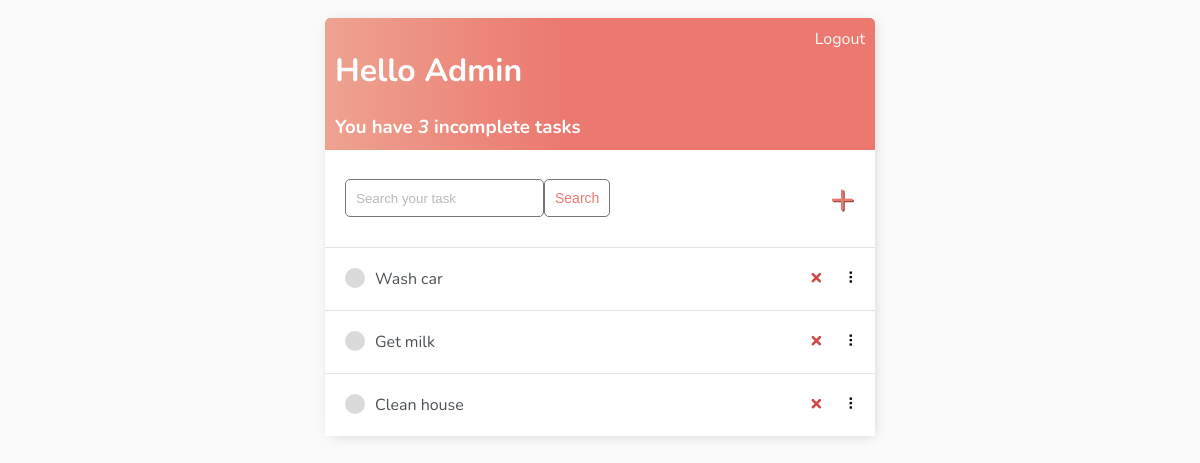
Page / (signed in) on the earlier database version.
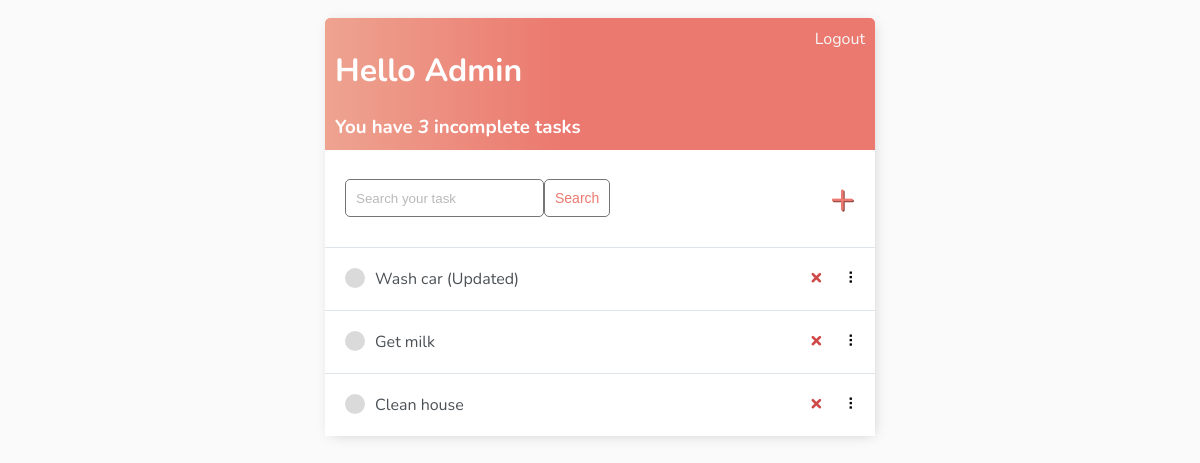
Same page on the later database version.
### base/models.py (models this page shows)
class Task(models.Model):
    user = models.ForeignKey(User, on_delete=models.CASCADE, null=True, blank=True)
    title = models.CharField(max_length=200)
    description = models.TextField(null=True, blank=True)
    complete = models.BooleanField(default=False)
    create = models.DateTimeField(auto_now_add=True)
    def __str__(self):
        return self.title
    class Meta:
        ordering = ['complete']

### base/views.py (the view)
# urls.py: path('', taskList.as_view(), name='tasks'),
class taskList(LoginRequiredMixin, ListView):
    model = Task
    context_object_name = 'tasks'
    def get_context_data(self, **kwargs):
        context = super().get_context_data(**kwargs)
        context['tasks'] = context['tasks'].filter(user=self.request.user)
        context['count'] = context['tasks'].filter(complete=False).count()
        search_input = self.request.GET.get('search-area') or ''
        if search_input:
            context['tasks'] = context['tasks'].filter(title__contains=search_input)
        context['search_input'] = search_input
        return context

### base/templates/base/task_list.html
{% extends 'base/main.html' %}
{% block content %}
<div class="header-bar">
    <div>
        <h1>Hello {{request.user|title}}</h1>
        <h3 style="margin:0">You have <i>{{count}}</i> incomplete tasks</h3>
    </div>
    {% if request.user.is_authenticated %}
    <a href="{% url 'logout' %}">Logout</a> {% else %}
    <a href="{% url 'login' %}">Login</a> {% endif %}
</div>
<div id="search-add-wrapper">
    <form method="GET" style="display: flex;">
        <input type='text' name='search-area' placeholder="Search your task" value="{{search_input}}">
        <input class="button" type="submit" value='Search'>
    </form>
    {% if tasks|length > 0 %}
        <a id="add-link" href="{% url 'task-create' %}">&#x2b;</a>
    {% endif %}
</div>
<div id="tasklist" class="task-items-wrapper">
    {% for task in tasks %}
    <div class="task-wrapper" data-position="{{task.pk}}">
        <div class="task-title">
            {% if task.complete %}
                <div class="task-complete-icon"></div>
                <i><s><a href="{% url 'task-update' task.id %}">{{task}}</a></s></i> {% else %}
            <div class="task-incomplete-icon"></div>
            <a href="{% url 'task-update' task.id %}">{{task}}</a> {% endif %}
        </div>
        <div class="task-controls">
            <a class="delete-link" href="{% url 'task-delete' task.id %}">&#215;</a>
            <span class="handle">&nbsp;&#10247;</span>
        </div>
    </div>
    {% empty %}
    <div style="text-align: center; padding-bottom: 10px; line-height: 1em;">
        <h3>No new tasks are created.</h3>
        <h3>Create a <a style="text-decoration: none; color: #e53935;" href="{% url 'task-create' %}">New task</a> ! </h3>
    </div>
    {% endfor %}
</div>
{% endblock content %}

### base/templates/base/main.html (shortened to what this page needs)
<!DOCTYPE html>
<html lang="en">
<head>
</head>
<body>
    <div class="container">
        {% block content %}
        {% endblock content %}
    </div>
</body>
</html>

### base/templates/base/main.html (style rules this page uses)
body { background-color: #fafafa; font-family: 'Nunito', sans-serif; padding-top: 10px; }
h1, h2, h3, h4, h5, h6 { font-family: 'Nunito', sans-serif; }
a, p { color: #4b5156; }
.container { max-width: 550px; margin: auto; background-color: #fff; -webkit-box-shadow: 2px 2px 13px -4px rgba(0, 0, 0, 0.21); box-shadow: 2px 2px 13px -4px rgba(0, 0, 0, 0.21); }
.header-bar { display: flex; justify-content: space-between; color: #fff; padding: 10px; border-radius: 5px 5px 0 0; background: linear-gradient(90deg, #EEA390 0%, #EB796F 43%, #EB796F 100%); }
.header-bar a { color: rgb(247, 247, 247); text-decoration: none; }
.task-wrapper { display: flex; align-items: center; justify-content: space-between; background-color: #fff; border-top: 1px solid #dfe4ea; overflow: hidden; }
.task-title { display: flex; padding: 20px; }
.task-title a { text-decoration: none; color: #4b5156; margin-left: 10px; }
.task-incomplete-icon { height: 20px; width: 20px; background-color: rgb(218, 218, 218); border-radius: 50%; }
.delete-link { text-decoration: none; font-weight: 900; color: #cf4949; font-size: 22px; line-height: 0; padding: 20px 0px; }
.handle { display: inline-block; padding: 20px 16px; cursor: grab; user-select: none; }
.handle:after, .handle:before { display: block; content: ""; }
#add-link { color: #EB796F; text-decoration: none; font-size: 42px; text-shadow: 1px 1px #81413b; }
#search-add-wrapper { display: flex; justify-content: space-between; align-items: center; padding: 20px; }
input[type=text], input[type=password], textarea { border: 1px solid #757575; border-radius: 5px; padding: 10px; width: 90%; }
::placeholder { font-weight: 300; opacity: 0.5; }
.button { border: 1px solid #757575; background-color: #FFF; color: #EB796F; padding: 10px; font-size: 14px; border-radius: 5px; cursor: pointer; text-decoration: none; }

Differences in the rows shown:
changed Task: title "Wash car" → "Wash car (Updated)"
